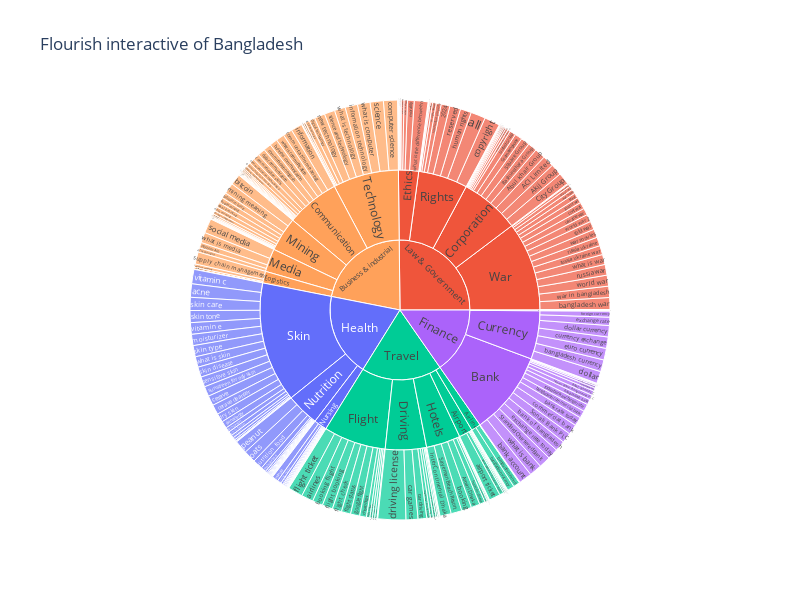

Source (notebook cell):
### Markdown cell above
Finally, we visualizes the hierarchical relationship between different categories, subcategories, and terms, with their corresponding values, in an interactive and visually appealing way. The chart helps to explore trends and patterns in the data for Bangladesh.

### Code cell
import plotly.express as px

fig = px.sunburst(
    df,
    path=['Category', 'Subcategory', 'Term'],  
    values='Value',  
    color='Category',  
    title='Flourish interactive of Bangladesh'
)

fig.update_layout(
    width=800,  
    height=600  
)

fig.show()

### Figure 1 — Plotly figure (JSON) as saved in the notebook; plotly's stock layout.template omitted (floating-point values rounded to 4 significant figures; data arrays with more than 128 entries replaced by an {"elided": "..."} marker saying what was removed)
{"data": [{"branchvalues": "total", "customdata": {"elided": "367x1 str values"}, "domain": {"x": [0, 1], "y": [0, 1]}, "hovertemplate": "labels=%{label}<br>Value=%{value}<br>parent=%{parent}<br>id=%{id}<br>Category=%{customdata[0]}<extra></extra>", "ids": {"elided": "367 str values"}, "labels": {"elided": "367 str values"}, "marker": {"colors": {"elided": "367 str values"}}, "name": "", "parents": {"elided": "367 str values"}, "type": "sunburst", "values": {"elided": "367 float values"}}], "layout": {"height": 600, "legend": {"tracegroupgap": 0}, "title": {"text": "Flourish interactive of Bangladesh"}, "width": 800}}
